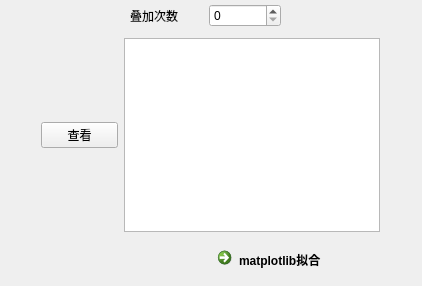
<?xml version="1.0" encoding="UTF-8"?>
<ui version="4.0">
 <class>widget</class>
 <widget class="QWidget" name="widget">
  <property name="geometry">
   <rect>
    <x>0</x>
    <y>0</y>
    <width>422</width>
    <height>286</height>
   </rect>
  </property>
  <property name="minimumSize">
   <size>
    <width>422</width>
    <height>286</height>
   </size>
  </property>
  <property name="maximumSize">
   <size>
    <width>422</width>
    <height>286</height>
   </size>
  </property>
  <property name="windowTitle">
   <string>设置参数</string>
  </property>
  <widget class="QCommandLinkButton" name="ani_Button">
   <property name="geometry">
    <rect>
     <x>210</x>
     <y>240</y>
     <width>206</width>
     <height>41</height>
    </rect>
   </property>
   <property name="maximumSize">
    <size>
     <width>206</width>
     <height>41</height>
    </size>
   </property>
   <property name="cursor">
    <cursorShape>PointingHandCursor</cursorShape>
   </property>
   <property name="text">
    <string>matplotlib拟合</string>
   </property>
  </widget>
  <widget class="QWidget" name="horizontalLayoutWidget_2">
   <property name="geometry">
    <rect>
     <x>41</x>
     <y>38</y>
     <width>339</width>
     <height>194</height>
    </rect>
   </property>
   <property name="minimumSize">
    <size>
     <width>339</width>
     <height>61</height>
    </size>
   </property>
   <layout class="QHBoxLayout" name="horizontalLayout_2">
    <item>
     <widget class="QPushButton" name="displayfx_Button">
      <property name="sizePolicy">
       <sizepolicy hsizetype="Minimum" vsizetype="Maximum">
        <horstretch>0</horstretch>
        <verstretch>0</verstretch>
       </sizepolicy>
      </property>
      <property name="minimumSize">
       <size>
        <width>75</width>
        <height>23</height>
       </size>
      </property>
      <property name="cursor">
       <cursorShape>PointingHandCursor</cursorShape>
      </property>
      <property name="styleSheet">
       <string notr="true">font: 9pt &quot;楷体&quot;;</string>
      </property>
      <property name="text">
       <string>查看</string>
      </property>
      <property name="autoDefault">
       <bool>false</bool>
      </property>
     </widget>
    </item>
    <item>
     <widget class="QTextEdit" name="textEdit">
      <property name="sizePolicy">
       <sizepolicy hsizetype="Minimum" vsizetype="Expanding">
        <horstretch>0</horstretch>
        <verstretch>0</verstretch>
       </sizepolicy>
      </property>
      <property name="minimumSize">
       <size>
        <width>256</width>
        <height>59</height>
       </size>
      </property>
      <property name="styleSheet">
       <string notr="true">font: 9pt &quot;Segoe Print&quot;;</string>
      </property>
     </widget>
    </item>
   </layout>
  </widget>
  <widget class="QWidget" name="horizontalLayoutWidget">
   <property name="geometry">
    <rect>
     <x>130</x>
     <y>0</y>
     <width>151</width>
     <height>31</height>
    </rect>
   </property>
   <layout class="QHBoxLayout" name="horizontalLayout">
    <item>
     <widget class="QLabel" name="label">
      <property name="text">
       <string>叠加次数</string>
      </property>
     </widget>
    </item>
    <item>
     <widget class="QSpinBox" name="Spin_N"/>
    </item>
   </layout>
  </widget>
 </widget>
 <resources/>
 <connections/>
</ui>
